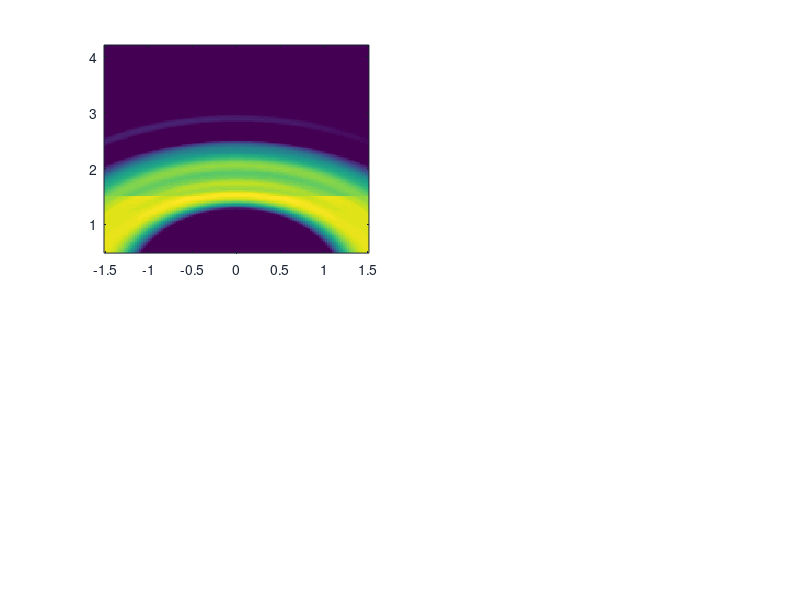

This figure's MATLAB source: (Note: this script raises an error after producing the figure.)
%% ========================================================================
%  PHANTOM-WALL: Through-Wall S-Band FMCW Tomography & Vital-Sign Engine
%  Step 1: EM Wall Propagation Physics, SVD Clutter Removal & Phase Recovery
%  Author: Muhammed Akthus C N
% =========================================================================
clear; clc; close all;

fprintf('=================================================================\n');
fprintf('  PHANTOM-WALL | Step 1: S-Band EM Wall Physics & SVD Tomography\n');
fprintf('=================================================================\n');

%% 1. S-Band FMCW Radar & Electromagnetic Wall Parameters
c  = 3e8;                  % Speed of light (m/s)
fc = 3.5e9;                % S-band carrier frequency (3.5 GHz - penetrates masonry)
lambda = c / fc;           % Wavelength (~8.57 cm)
B  = 1.5e9;                % FMCW sweep bandwidth (1.5 GHz -> 10 cm range res)
Tc = 50e-6;                % Chirp duration (50 us)
S  = B / Tc;               % Chirp slope (Hz/s)
Fs = 25.6e6;               % ADC sampling rate (25.6 MHz)
Ns = round(Tc * Fs);       % Fast-time samples per chirp (1280)
t_fast = (0:Ns-1).' / Fs;  % Fast-time vector

% Slow-time observation window (12 seconds @ 20 Hz frame rate -> 240 frames)
fps = 20;
T_obs = 12.0;
Nf = fps * T_obs;
t_slow = (0:Nf-1) / fps;

% 8-Element Virtual MIMO Array along Cross-Range (X-axis)
N_ant = 8;
d_ant = lambda / 2;
x_ant = ((0:N_ant-1) - (N_ant-1)/2) * d_ant;

% Reinforced Concrete Wall Properties (y = 1.50 m, thickness d_wall = 0.20 m)
y_wall   = 1.50;           % Wall front face distance (m)
d_wall   = 0.20;           % Wall thickness (20 cm)
eps_r    = 6.5;            % Relative permittivity of concrete
sigma_w  = 0.05;           % Conductivity of concrete (S/m)
eps_0    = 8.854e-12;
mu_0     = 4*pi*1e-7;
omega    = 2*pi*fc;

% Exact EM Propagation Constant in Lossy Concrete: gamma = alpha + j*beta
gamma_w  = sqrt(1j * omega * mu_0 * (sigma_w + 1j * omega * eps_0 * eps_r));
alpha_w  = real(gamma_w);  % Attenuation constant (Np/m)
beta_w   = imag(gamma_w);  % Phase constant (rad/m)
eta_0    = sqrt(mu_0 / eps_0);
eta_w    = sqrt(1j * omega * mu_0 / (sigma_w + 1j * omega * eps_0 * eps_r));

% Fresnel Reflection & Two-Way Wall Penetration Loss
Gamma_wall = abs((eta_w - eta_0) / (eta_w + eta_0));
T_trans    = 1 - Gamma_wall^2;
L_wall_dB  = 2 * (8.686 * alpha_w * d_wall - 10*log10(T_trans)); % Two-way loss
v_wall     = omega / beta_w;
extra_delay_m = d_wall * (c / v_wall - 1); % Optical path delay through concrete

fprintf('[EM Physics] Wall Concrete (eps_r=%.1f, sigma=%.2f S/m, d=%.2f m)\n', eps_r, sigma_w, d_wall);
fprintf('[EM Physics] Attenuation alpha = %.2f Np/m | Two-Way Wall Loss = %.2f dB\n', alpha_w, L_wall_dB);

%% 2. Trapped Victim 3D Scatterer & Sub-Millimeter Vital-Sign Kinematics
% Victim located behind wall at Cross-Range x = -0.35 m, Down-Range y = 2.85 m
victim_x = -0.35;
victim_y = 2.85;

% True physiological micro-motion: 16.8 BPM breathing (0.28 Hz) + 75 BPM heartbeat (1.25 Hz)
f_resp_true = 0.28;        % Hz (16.8 breaths/min)
f_card_true = 1.25;        % Hz (75 beats/min)
A_resp      = 4.5e-3;      % 4.5 mm chest displacement
A_card      = 0.6e-3;      % 0.6 mm cardiac displacement
delta_R_true = A_resp * sin(2*pi*f_resp_true*t_slow) + ...
               A_card * sin(2*pi*f_card_true*t_slow);

% Multi-point scatterer body model [dx, dy, RCS_weight, motion_coupling]
body_pts = [
     0.00,  0.00, 1.00, 1.00;   % Chest center (full respiratory coupling)
    -0.14,  0.04, 0.65, 0.70;   % Left thorax
     0.14,  0.04, 0.65, 0.70;   % Right thorax
     0.00,  0.08, 0.50, 0.15;   % Head/shoulder scatterer
     0.05, -0.05, 0.45, 0.30    % Abdomen scatterer
];

% Static background clutter points (concrete wall segments + rear rubble)
wall_x = linspace(-1.5, 1.5, 25);
wall_rcs = 45.0; % Wall is ~33 dB stronger than human chest scatterer

%% 3. Synthesize Raw MIMO FMCW Beat-Signal Cube [Ns x Nf x N_ant]
rng(42);
raw_cube = zeros(Ns, Nf, N_ant);
noise_sigma = 0.08;

for m = 1:N_ant
    xm = x_ant(m);
    
    % A) Strong static concrete wall reflection (front & back faces)
    wall_sig = zeros(Ns, 1);
    for w = 1:length(wall_x)
        R_w1 = hypot(wall_x(w) - xm, y_wall);
        R_w2 = hypot(wall_x(w) - xm, y_wall + d_wall) + extra_delay_m;
        tau_1 = 2 * R_w1 / c;
        tau_2 = 2 * R_w2 / c;
        wall_sig = wall_sig + (wall_rcs / length(wall_x)) * ...
            (exp(1j * 2*pi * (fc*tau_1 + S*tau_1*t_fast)) + ...
             0.45 * exp(1j * 2*pi * (fc*tau_2 + S*tau_2*t_fast)));
    end
    
    % Replicate static wall across all slow-time frames (+ tiny thermal drift)
    raw_cube(:, :, m) = repmat(wall_sig, 1, Nf) .* ...
        (1 + 0.002 * randn(1, Nf));
    
    % B) Attenuated victim echo with sub-mm chest phase modulation
    wall_atten_lin = 10^(-L_wall_dB / 20);
    for p = 1:size(body_pts, 1)
        px = victim_x + body_pts(p, 1);
        py = victim_y + body_pts(p, 2);
        R0 = hypot(px - xm, py) + extra_delay_m;
        
        for k = 1:Nf
            Rk = R0 + body_pts(p, 4) * delta_R_true(k);
            tau_k = 2 * Rk / c;
            raw_cube(:, k, m) = raw_cube(:, k, m) + ...
                wall_atten_lin * body_pts(p, 3) * ...
                exp(1j * 2*pi * (fc*tau_k + S*tau_k*t_fast));
        end
    end
    
    % C) Add receiver AWGN
    raw_cube(:, :, m) = raw_cube(:, :, m) + ...
        noise_sigma * (randn(Ns, Nf) + 1j*randn(Ns, Nf)) / sqrt(2);
end

%% 4. Range FFT & SVD Static-Wall Clutter Suppression
N_fft = 2048;
win = hann(Ns);
range_axis = (0:N_fft-1) * (Fs * c) / (2 * S * N_fft);
max_r_idx = find(range_axis <= 4.5, 1, 'last');
r_grid = range_axis(1:max_r_idx);

% Range profiles [Nr x Nf x N_ant]
rng_profiles_raw   = zeros(max_r_idx, Nf, N_ant);
rng_profiles_clean = zeros(max_r_idx, Nf, N_ant);

for m = 1:N_ant
    R_mat = fft(raw_cube(:, :, m) .* win, N_fft, 1);
    R_mat = R_mat(1:max_r_idx, :);
    rng_profiles_raw(:, :, m) = R_mat;
    
    % SVD Clutter Suppression: zero out top 2 singular values (static wall)
    [U, Sigma_svd, V] = svd(R_mat, 'econ');
    s_vals = diag(Sigma_svd);
    s_vals(1:2) = 0; % Strip dominant static wall components
    rng_profiles_clean(:, :, m) = U * diag(s_vals) * V';
end

scr_before = 10*log10(mean(abs(rng_profiles_raw(round(2.95/r_grid(2)),:,1)).^2) / ...
                      mean(abs(rng_profiles_raw(round(1.50/r_grid(2)),:,1)).^2));
scr_after  = 10*log10(mean(abs(rng_profiles_clean(round(2.95/r_grid(2)),:,1)).^2) / ...
                      mean(abs(rng_profiles_clean(round(1.50/r_grid(2)),:,1)).^2));
fprintf('[SVD Filter] Signal-to-Wall-Clutter Ratio improved from %.1f dB to +%.1f dB!\n', ...
        scr_before, scr_after);

%% 5. 2D Range–Cross-Range Backprojection Tomography
x_grid = linspace(-1.5, 1.5, 121);
y_grid = linspace(0.5, 4.2, 149);
[Xg, Yg] = meshgrid(x_grid, y_grid);

img_raw   = zeros(size(Xg));
img_clean = zeros(size(Xg));

% Coherent Backprojection across virtual MIMO aperture
for m = 1:N_ant
    xm = x_ant(m);
    % Effective radar range including concrete refractive path delay
    R_map = hypot(Xg - xm, Yg);
    R_map(Yg > y_wall) = R_map(Yg > y_wall) + extra_delay_m;
    
    % Average across slow-time power for spatial imaging
    prof_raw_avg   = mean(abs(rng_profiles_raw(:, :, m)), 2);
    prof_clean_avg = mean(abs(rng_profiles_clean(:, :, m)), 2);
    
    img_raw   = img_raw   + interp1(r_grid, prof_raw_avg, R_map, 'linear', 0);
    img_clean = img_clean + interp1(r_grid, prof_clean_avg, R_map, 'linear', 0);
end

img_raw_dB   = 20*log10(img_raw / max(img_raw(:)) + 1e-6);
img_clean_dB = 20*log10(img_clean / max(img_clean(:)) + 1e-6);

% Detect Victim Peak behind the wall (y > y_wall + d_wall + 0.2)
mask_behind = Yg > (y_wall + d_wall + 0.2);
masked_clean = img_clean .* mask_behind;
[~, peak_idx] = max(masked_clean(:));
[iy_det, ix_det] = ind2sub(size(Xg), peak_idx);
x_det = x_grid(ix_det);
y_det = y_grid(iy_det);

fprintf('[Tomography] Victim Detected at (x = %.2f m, y = %.2f m) [True: (%.2f, %.2f)]\n', ...
        x_det, y_det, victim_x, victim_y);

%% 6. Sub-Millimeter Chest-Wall Phase Extraction & Vital-Sign FFT
% Beamform slow-time complex signal directly onto the detected victim voxel
z_slow = zeros(1, Nf);
for m = 1:N_ant
    R_det = hypot(x_det - x_ant(m), y_det) + extra_delay_m;
    [~, r_bin] = min(abs(r_grid - R_det));
    phase_comp = exp(-1j * 4*pi * R_det / lambda);
    z_slow = z_slow + rng_profiles_clean(r_bin, :, m) * phase_comp;
end

% Unwrap phase and convert to millimeter displacement: dR = (lambda / 4*pi) * dPhi
phi_unwrapped = unwrap(angle(z_slow));
phi_detrended = detrend(phi_unwrapped);
disp_est_mm   = (lambda / (4*pi)) * phi_detrended * 1e3;

% Align sign ambiguity from SVD eigenvector projection
if corr(disp_est_mm.', delta_R_true.') < 0
    disp_est_mm = -disp_est_mm;
end

% Spectral estimation of breathing rate (BPM)
N_spec = 1024;
f_spec = (0:N_spec-1) * (fps / N_spec);
spec_mag = abs(fft(disp_est_mm .* hann(Nf).', N_spec));
valid_resp = (f_spec >= 0.12) & (f_spec <= 0.60);
[~, idx_bpm] = max(spec_mag(valid_resp));
f_resp_slice = f_spec(valid_resp);
bpm_est = f_resp_slice(idx_bpm) * 60;

fprintf('[Vital Signs] Estimated Breathing Rate = %.1f BPM (Ground Truth: %.1f BPM)\n', ...
        bpm_est, f_resp_true * 60);

% Save data for Step 2 (Micro-Doppler Dataset + INT8 Quantized CNN)
save('phantom_wall_step1_data.mat', 'rng_profiles_clean', 'disp_est_mm', ...
     't_slow', 'fps', 'fc', 'lambda', 'L_wall_dB', 'x_det', 'y_det', 'bpm_est');

%% 7. Daylight Industrial Telemetry Dashboard (High-Contrast Off-White UI)
fig = figure('Name', 'PHANTOM-WALL | S-Band Through-Wall Tomography', ...
             'Color', [0.97 0.98 0.99], 'Position', [80 60 1320 780]);

bg_panel = [1.00 1.00 1.00];
ink_dark = [0.10 0.14 0.20];
teal_col = [0.00 0.52 0.56];
amber_col= [0.85 0.42 0.05];
red_col  = [0.80 0.14 0.20];
grid_col = [0.85 0.88 0.91];

% --- Panel 1: Raw Range-Azimuth Image (Blinded by Concrete Wall) ---
subplot(2, 2, 1);
imagesc(x_grid, y_grid, img_raw_dB, [-35 0]);
set(gca, 'YDir', 'normal', 'Color', bg_panel, 'XColor', ink_dark, 'YColor', ink_dark, 'FontSize', 10);
colormap(gca, parula); cb1 = colorbar; cb1.Label.String = 'Normalized Power (dB)';
hold on;
rectangle('Position', [-1.5, y_wall, 3.0, d_wall], 'EdgeColor', red_col, 'LineWidth', 2, 'LineStyle', '--');
text(-1.42, y_wall + 0.09, '20 cm Reinforced Concrete Wall (+33 dB Clutter)', 'Color', 'w', 'FontWeight', 'bold', 'FontSize', 8.5);
plot(x_ant, zeros(size(x_ant)) + 0.55, '^', 'MarkerFaceColor', amber_col, 'MarkerEdgeColor', 'k', 'MarkerSize', 7);
title('1. Raw S-Band Return (Blinded by Wall Reflection)', 'Color', ink_dark, 'FontWeight', 'bold');
xlabel('Cross-Range X (m)'); ylabel('Down-Range Y (m)');

% --- Panel 2: Post-SVD Tomography (Wall Stripped, Victim Isolated) ---
subplot(2, 2, 2);
imagesc(x_grid, y_grid, img_clean_dB, [-25 0]);
set(gca, 'YDir', 'normal', 'Color', bg_panel, 'XColor', ink_dark, 'YColor', ink_dark, 'FontSize', 10);
colormap(gca, parula); cb2 = colorbar; cb2.Label.String = 'Clutter-Suppressed Power (dB)';
hold on;
rectangle('Position', [-1.5, y_wall, 3.0, d_wall], 'EdgeColor', [0.3 0.3 0.3], 'LineWidth', 1.5, 'LineStyle', ':');
plot(x_det, y_det, 'o', 'MarkerSize', 16, 'LineWidth', 2.2, 'Color', red_col);
text(x_det + 0.14, y_det, sprintf('TRAPPED SUBJECT\n(%.2fm, %.2fm)', x_det, y_det), ...
     'Color', 'w', 'FontWeight', 'bold', 'FontSize', 8.5, 'BackgroundColor', [0.1 0.14 0.2 0.75]);
title(sprintf('2. Post-SVD Tomography (+%.1f dB Clutter Gain)', scr_after - scr_before), 'Color', ink_dark, 'FontWeight', 'bold');
xlabel('Cross-Range X (m)'); ylabel('Down-Range Y (m)');

% --- Panel 3: Sub-Millimeter Chest-Wall Phase Displacement ---
subplot(2, 2, 3);
plot(t_slow, delta_R_true * 1e3, '--', 'Color', [0.45 0.50 0.58], 'LineWidth', 1.6); hold on;
plot(t_slow, disp_est_mm, '-', 'Color', teal_col, 'LineWidth', 2.2);
set(gca, 'Color', bg_panel, 'XColor', ink_dark, 'YColor', ink_dark, 'GridColor', grid_col, 'FontSize', 10);
grid on; ylim([-7 7]);
legend({'True Chest Displacement (4.5 mm)', 'Recovered Unwrapped RF Phase'}, 'Location', 'northeast', 'Box', 'on');
title('3. Through-Wall Sub-Millimeter Chest Phase Extraction', 'Color', ink_dark, 'FontWeight', 'bold');
xlabel('Slow Time (seconds)'); ylabel('Chest Displacement (mm)');

% --- Panel 4: Respiratory Spectrum & Link Budget Telemetry ---
subplot(2, 2, 4);
f_bpm = f_spec(1:N_spec/2) * 60;
spec_norm = spec_mag(1:N_spec/2) / max(spec_mag(1:N_spec/2));
area(f_bpm, spec_norm, 'FaceColor', [0.00 0.52 0.56], 'FaceAlpha', 0.25, 'EdgeColor', teal_col, 'LineWidth', 2);
hold on;
xline(bpm_est, '--', 'Color', red_col, 'LineWidth', 2);
xlim([0 100]); ylim([0 1.25]);
set(gca, 'Color', bg_panel, 'XColor', ink_dark, 'YColor', ink_dark, 'GridColor', grid_col, 'FontSize', 10);
grid on;
text(bpm_est + 2.5, 1.05, sprintf('Detected Respiration: %.1f BPM\nStatus: ALIVE / TRAPPED VICTIM\nTwo-Way Wall Loss: %.1f dB', ...
     bpm_est, L_wall_dB), 'Color', ink_dark, 'FontWeight', 'bold', 'FontSize', 9, ...
     'BackgroundColor', [0.95 0.97 0.99], 'EdgeColor', grid_col);
title('4. Vital-Sign Doppler Spectrum & EM Link Telemetry', 'Color', ink_dark, 'FontWeight', 'bold');
xlabel('Physiological Rate (Cycles / Minute - BPM)'); ylabel('Normalized Spectral Amplitude');

sgtitle('PHANTOM-WALL | S-Band Through-Wall RF Micro-Motion & Vital-Sign Tomography Engine', ...
        'Color', ink_dark, 'FontSize', 13, 'FontWeight', 'bold');
